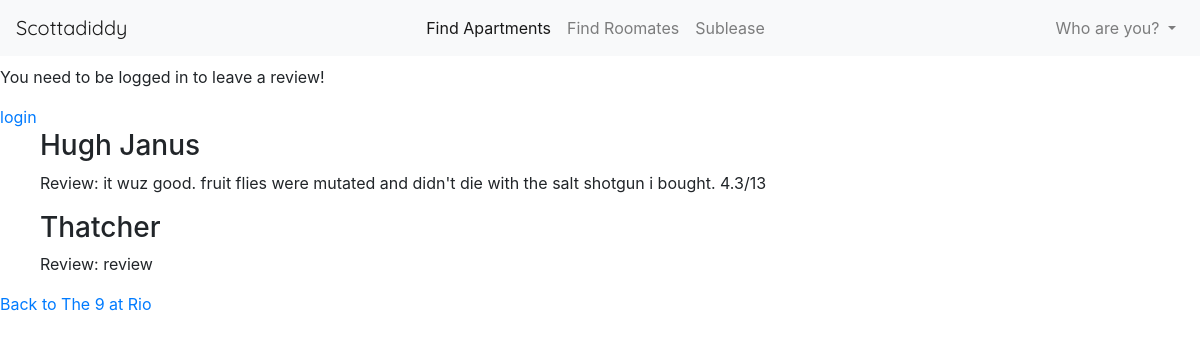
Screenshot of /west/3/reviews/ with the database file from the repository.
### west/models.py (models this page shows, shortened)
class Review(models.Model):
    apartment = models.ForeignKey(
        Apartment,
        on_delete=models.CASCADE
    )
    name = models.CharField(max_length=30)
    review = models.TextField()

class Apartment(models.Model):
    name = models.CharField(max_length=30)
    address = models.CharField(max_length=30)
    price = models.IntegerField()
    AREAS = (
        ('W', 'West Campus'),
        ('N', 'North Campus'),
        ('R', 'Riverside')
    )
    area = models.CharField(max_length=1, choices=AREAS)

### west/views.py (the view)
# urls.py: path("<int:pk>/reviews/", views.ReviewsView.as_view(), name = 'reviews'),
class ReviewsView(generic.DetailView):
    model = Apartment
    template_name = 'west/reviews.html'

### west/templates/west/reviews.html (shortened to what this page needs)
<!DOCTYPE html>
<html lang="en">
<head>
</head>
<body>
{% extends 'base.html' %}
{% block content %}
{% if user.is_authenticated %}
  Hi {{ user.username }}!
    <p><a href="{% url 'logout' %}">logout</a></p>
<form action="{% url 'west:reviewit' apartment.id %}" method="post">
    {% csrf_token %}
    <label for="fname">First name:</label><br>
    <input type = "text" id="fname" name ="fname"><br>
    <label for="review">Submit your review here:</label><br>
    <input type="text" id = "review" name = "review">
    <input type="submit" value="Submit">
</form>
{% else %}
  <p>You need to be logged in to leave a review!</p>
  <a href="{% url 'login' %}">login</a>
{% endif %}
{% if apartment.review_set.all %}
    <ul>
    {% for review in apartment.review_set.all %}
        <h3>{{ review.name }}</h3>
        <p>Review: {{ review.review }}</p>
    {% endfor %}
    </ul>
{% else %}
    <p>Sorry sir, no reviews available. : (</p>
{% endif %}
<a href="{% url 'west:detail' apartment.id %}">Back to {{ apartment.name }}</a>
{% endblock %}

### static/css/style.css (style rules this page uses)
body { padding-top: 65px; }

### rows the page displays
Review: name "Hugh Janus", review "it wuz good. fruit flies were mutated and didn't die with the salt shotgun i bought. 4.3/13"
Review: name "Thatcher", review "review"
Apartment: name "The 9 at Rio"
